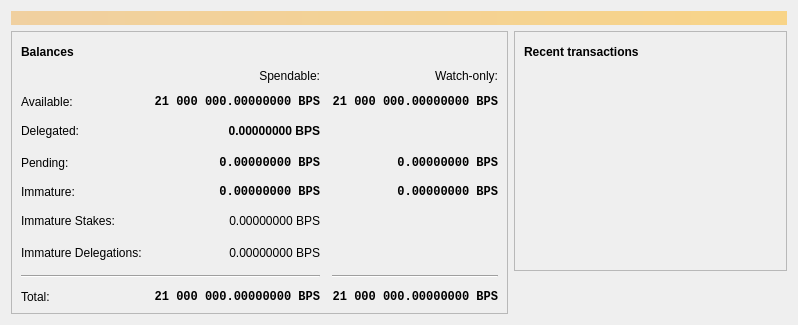
<?xml version="1.0" encoding="UTF-8"?>
<ui version="4.0">
 <class>OverviewPage</class>
 <widget class="QWidget" name="OverviewPage">
  <property name="geometry">
   <rect>
    <x>0</x>
    <y>0</y>
    <width>798</width>
    <height>318</height>
   </rect>
  </property>
  <property name="windowTitle">
   <string>Form</string>
  </property>
  <layout class="QVBoxLayout" name="topLayout">
   <item>
    <widget class="QLabel" name="labelAlerts">
     <property name="visible">
      <bool>false</bool>
     </property>
     <property name="styleSheet">
      <string notr="true">QLabel { background-color: qlineargradient(x1: 0, y1: 0, x2: 1, y2: 0, stop:0 #F0D0A0, stop:1 #F8D488); color:#000000; }</string>
     </property>
     <property name="wordWrap">
      <bool>true</bool>
     </property>
     <property name="margin">
      <number>3</number>
     </property>
     <property name="textInteractionFlags">
      <set>Qt::TextSelectableByMouse</set>
     </property>
    </widget>
   </item>
   <item>
    <layout class="QHBoxLayout" name="horizontalLayout" stretch="1,1">
     <item>
      <layout class="QVBoxLayout" name="verticalLayout_2">
       <item>
        <widget class="QFrame" name="frame">
         <property name="frameShape">
          <enum>QFrame::StyledPanel</enum>
         </property>
         <property name="frameShadow">
          <enum>QFrame::Raised</enum>
         </property>
         <layout class="QVBoxLayout" name="verticalLayout_4">
          <item>
           <layout class="QHBoxLayout" name="horizontalLayout_4">
            <item>
             <widget class="QLabel" name="label_5">
              <property name="font">
               <font>
                <weight>75</weight>
                <bold>true</bold>
               </font>
              </property>
              <property name="text">
               <string>Balances</string>
              </property>
             </widget>
            </item>
            <item>
             <widget class="QPushButton" name="labelWalletStatus">
              <property name="enabled">
               <bool>true</bool>
              </property>
              <property name="maximumSize">
               <size>
                <width>30</width>
                <height>16777215</height>
               </size>
              </property>
              <property name="toolTip">
               <string>The displayed information may be out of date. Your wallet automatically synchronizes with the Bitcoin network after a connection is established, but this process has not completed yet.</string>
              </property>
              <property name="text">
               <string/>
              </property>
              <property name="icon">
               <iconset resource="../bitcoin.qrc">
                <normaloff>:/icons/warning</normaloff>
                <disabledoff>:/icons/warning</disabledoff>:/icons/warning</iconset>
              </property>
              <property name="iconSize">
               <size>
                <width>24</width>
                <height>24</height>
               </size>
              </property>
              <property name="flat">
               <bool>true</bool>
              </property>
             </widget>
            </item>
            <item>
             <spacer name="horizontalSpacer_3">
              <property name="orientation">
               <enum>Qt::Horizontal</enum>
              </property>
              <property name="sizeHint" stdset="0">
               <size>
                <width>40</width>
                <height>20</height>
               </size>
              </property>
             </spacer>
            </item>
           </layout>
          </item>
          <item>
           <layout class="QGridLayout" name="gridLayout">
            <property name="spacing">
             <number>12</number>
            </property>
            <item row="3" column="2">
             <widget class="QLabel" name="labelWatchPending">
              <property name="font">
               <font>
                <family>Monospace</family>
                <weight>75</weight>
                <bold>true</bold>
               </font>
              </property>
              <property name="cursor">
               <cursorShape>IBeamCursor</cursorShape>
              </property>
              <property name="toolTip">
               <string>Unconfirmed transactions to watch-only addresses</string>
              </property>
              <property name="text">
               <string notr="true">0.00000000 BPS</string>
              </property>
              <property name="alignment">
               <set>Qt::AlignRight|Qt::AlignTrailing|Qt::AlignVCenter</set>
              </property>
              <property name="textInteractionFlags">
               <set>Qt::LinksAccessibleByMouse|Qt::TextSelectableByKeyboard|Qt::TextSelectableByMouse</set>
              </property>
             </widget>
            </item>
            <item row="3" column="1">
             <widget class="QLabel" name="labelUnconfirmed">
              <property name="font">
               <font>
                <family>Monospace</family>
                <weight>75</weight>
                <bold>true</bold>
               </font>
              </property>
              <property name="cursor">
               <cursorShape>IBeamCursor</cursorShape>
              </property>
              <property name="toolTip">
               <string>Total of transactions that have yet to be confirmed, and do not yet count toward the spendable balance</string>
              </property>
              <property name="text">
               <string notr="true">0.00000000 BPS</string>
              </property>
              <property name="alignment">
               <set>Qt::AlignRight|Qt::AlignTrailing|Qt::AlignVCenter</set>
              </property>
              <property name="textInteractionFlags">
               <set>Qt::LinksAccessibleByMouse|Qt::TextSelectableByKeyboard|Qt::TextSelectableByMouse</set>
              </property>
             </widget>
            </item>
            <item row="4" column="2">
             <widget class="QLabel" name="labelWatchImmature">
              <property name="font">
               <font>
                <family>Monospace</family>
                <weight>75</weight>
                <bold>true</bold>
               </font>
              </property>
              <property name="cursor">
               <cursorShape>IBeamCursor</cursorShape>
              </property>
              <property name="toolTip">
               <string>Mined balance in watch-only addresses that has not yet matured</string>
              </property>
              <property name="text">
               <string notr="true">0.00000000 BPS</string>
              </property>
              <property name="alignment">
               <set>Qt::AlignRight|Qt::AlignTrailing|Qt::AlignVCenter</set>
              </property>
              <property name="textInteractionFlags">
               <set>Qt::LinksAccessibleByMouse|Qt::TextSelectableByKeyboard|Qt::TextSelectableByMouse</set>
              </property>
             </widget>
            </item>
            <item row="7" column="0" colspan="2">
             <widget class="Line" name="line">
              <property name="orientation">
               <enum>Qt::Horizontal</enum>
              </property>
             </widget>
            </item>
            <item row="7" column="2">
             <widget class="Line" name="lineWatchBalance">
              <property name="sizePolicy">
               <sizepolicy hsizetype="Preferred" vsizetype="Fixed">
                <horstretch>0</horstretch>
                <verstretch>0</verstretch>
               </sizepolicy>
              </property>
              <property name="minimumSize">
               <size>
                <width>140</width>
                <height>0</height>
               </size>
              </property>
              <property name="orientation">
               <enum>Qt::Horizontal</enum>
              </property>
             </widget>
            </item>
            <item row="8" column="0">
             <widget class="QLabel" name="labelTotalText">
              <property name="text">
               <string>Total:</string>
              </property>
             </widget>
            </item>
            <item row="4" column="1">
             <widget class="QLabel" name="labelImmature">
              <property name="font">
               <font>
                <family>Monospace</family>
                <weight>75</weight>
                <bold>true</bold>
               </font>
              </property>
              <property name="cursor">
               <cursorShape>IBeamCursor</cursorShape>
              </property>
              <property name="toolTip">
               <string>Mined balance that has not yet matured</string>
              </property>
              <property name="text">
               <string notr="true">0.00000000 BPS</string>
              </property>
              <property name="alignment">
               <set>Qt::AlignRight|Qt::AlignTrailing|Qt::AlignVCenter</set>
              </property>
              <property name="textInteractionFlags">
               <set>Qt::LinksAccessibleByMouse|Qt::TextSelectableByKeyboard|Qt::TextSelectableByMouse</set>
              </property>
             </widget>
            </item>
            <item row="3" column="3">
             <spacer name="horizontalSpacer_2">
              <property name="orientation">
               <enum>Qt::Horizontal</enum>
              </property>
              <property name="sizeHint" stdset="0">
               <size>
                <width>40</width>
                <height>20</height>
               </size>
              </property>
             </spacer>
            </item>
            <item row="4" column="0">
             <widget class="QLabel" name="labelImmatureText">
              <property name="text">
               <string>Immature:</string>
              </property>
             </widget>
            </item>
            <item row="5" column="1">
             <widget class="QLabel" name="labelStake">
              <property name="font">
               <font>
                <weight>30</weight>
               </font>
              </property>
              <property name="cursor">
               <cursorShape>IBeamCursor</cursorShape>
              </property>
              <property name="toolTip">
               <string>Stake</string>
              </property>
              <property name="text">
               <string notr="true">0.00000000 BPS</string>
              </property>
              <property name="alignment">
               <set>Qt::AlignRight|Qt::AlignTrailing|Qt::AlignVCenter</set>
              </property>
              <property name="textInteractionFlags">
               <set>Qt::LinksAccessibleByMouse|Qt::TextSelectableByKeyboard|Qt::TextSelectableByMouse</set>
              </property>
             </widget>
            </item>
            <item row="5" column="3">
             <spacer name="horizontalSpacer_4">
              <property name="orientation">
               <enum>Qt::Horizontal</enum>
              </property>
              <property name="sizeHint" stdset="0">
               <size>
                <width>40</width>
                <height>20</height>
               </size>
              </property>
             </spacer>
            </item>
            <item row="5" column="0">
             <widget class="QLabel" name="labelStakeText">
              <property name="text">
                <string>Immature Stakes:</string>
              </property>
             </widget>
            </item>
            <item row="6" column="1">
             <widget class="QLabel" name="labelImmatureDelegated">
              <property name="font">
               <font>
                <weight>30</weight>
               </font>
              </property>
              <property name="cursor">
               <cursorShape>IBeamCursor</cursorShape>
              </property>
              <property name="toolTip">
               <string>Immature Delegations</string>
              </property>
              <property name="text">
               <string notr="true">0.00000000 BPS</string>
              </property>
              <property name="alignment">
               <set>Qt::AlignRight|Qt::AlignTrailing|Qt::AlignVCenter</set>
              </property>
              <property name="textInteractionFlags">
               <set>Qt::LinksAccessibleByMouse|Qt::TextSelectableByKeyboard|Qt::TextSelectableByMouse</set>
              </property>
             </widget>
            </item>
            <item row="6" column="3">
             <spacer name="horizontalSpacer_6">
              <property name="orientation">
               <enum>Qt::Horizontal</enum>
              </property>
              <property name="sizeHint" stdset="0">
               <size>
                <width>40</width>
                <height>20</height>
               </size>
              </property>
             </spacer>
            </item>
            <item row="6" column="0">
             <widget class="QLabel" name="labelImmatureDelegatedText">
              <property name="text">
                <string>Immature Delegations:</string>
              </property>
             </widget>
            </item>
            <item row="2" column="1">
             <widget class="QLabel" name="labelDelegated">
              <property name="font">
               <font>
                <weight>75</weight>
                <bold>true</bold>
               </font>
              </property>
              <property name="cursor">
               <cursorShape>IBeamCursor</cursorShape>
              </property>
              <property name="toolTip">
               <string>Delegated</string>
              </property>
              <property name="text">
               <string notr="true">0.00000000 BPS</string>
              </property>
              <property name="alignment">
               <set>Qt::AlignRight|Qt::AlignTrailing|Qt::AlignVCenter</set>
              </property>
              <property name="textInteractionFlags">
               <set>Qt::LinksAccessibleByMouse|Qt::TextSelectableByKeyboard|Qt::TextSelectableByMouse</set>
              </property>
             </widget>
            </item>
            <item row="2" column="3">
             <spacer name="horizontalSpacer_5">
              <property name="orientation">
               <enum>Qt::Horizontal</enum>
              </property>
              <property name="sizeHint" stdset="0">
               <size>
                <width>40</width>
                <height>20</height>
               </size>
              </property>
             </spacer>
            </item>
            <item row="2" column="0">
             <widget class="QLabel" name="labelDelegatedText">
              <property name="text">
                <string>Delegated:</string>
              </property>
             </widget>
            </item>
            <item row="8" column="1">
             <widget class="QLabel" name="labelTotal">
              <property name="font">
               <font>
                <family>Monospace</family>
                <weight>75</weight>
                <bold>true</bold>
               </font>
              </property>
              <property name="cursor">
               <cursorShape>IBeamCursor</cursorShape>
              </property>
              <property name="toolTip">
               <string>Your current total balance</string>
              </property>
              <property name="text">
               <string notr="true">21 000 000.00000000 BPS</string>
              </property>
              <property name="alignment">
               <set>Qt::AlignRight|Qt::AlignTrailing|Qt::AlignVCenter</set>
              </property>
              <property name="textInteractionFlags">
               <set>Qt::LinksAccessibleByMouse|Qt::TextSelectableByKeyboard|Qt::TextSelectableByMouse</set>
              </property>
             </widget>
            </item>
            <item row="8" column="2">
             <widget class="QLabel" name="labelWatchTotal">
              <property name="font">
               <font>
                <family>Monospace</family>
                <weight>75</weight>
                <bold>true</bold>
               </font>
              </property>
              <property name="cursor">
               <cursorShape>IBeamCursor</cursorShape>
              </property>
              <property name="toolTip">
               <string>Current total balance in watch-only addresses</string>
              </property>
              <property name="text">
               <string notr="true">21 000 000.00000000 BPS</string>
              </property>
              <property name="alignment">
               <set>Qt::AlignRight|Qt::AlignTrailing|Qt::AlignVCenter</set>
              </property>
              <property name="textInteractionFlags">
               <set>Qt::LinksAccessibleByMouse|Qt::TextSelectableByKeyboard|Qt::TextSelectableByMouse</set>
              </property>
             </widget>
            </item>
            <item row="0" column="2">
             <widget class="QLabel" name="labelWatchonly">
              <property name="text">
               <string>Watch-only:</string>
              </property>
              <property name="alignment">
               <set>Qt::AlignRight|Qt::AlignTrailing|Qt::AlignVCenter</set>
              </property>
             </widget>
            </item>
            <item row="1" column="0">
             <widget class="QLabel" name="labelBalanceText">
              <property name="text">
               <string>Available:</string>
              </property>
             </widget>
            </item>
            <item row="1" column="1">
             <widget class="QLabel" name="labelBalance">
              <property name="font">
               <font>
                <family>Monospace</family>
                <weight>75</weight>
                <bold>true</bold>
               </font>
              </property>
              <property name="cursor">
               <cursorShape>IBeamCursor</cursorShape>
              </property>
              <property name="toolTip">
               <string>Your current spendable balance</string>
              </property>
              <property name="text">
               <string notr="true">21 000 000.00000000 BPS</string>
              </property>
              <property name="alignment">
               <set>Qt::AlignRight|Qt::AlignTrailing|Qt::AlignVCenter</set>
              </property>
              <property name="textInteractionFlags">
               <set>Qt::LinksAccessibleByMouse|Qt::TextSelectableByKeyboard|Qt::TextSelectableByMouse</set>
              </property>
             </widget>
            </item>
            <item row="1" column="2">
             <widget class="QLabel" name="labelWatchAvailable">
              <property name="font">
               <font>
                <family>Monospace</family>
                <weight>75</weight>
                <bold>true</bold>
               </font>
              </property>
              <property name="cursor">
               <cursorShape>IBeamCursor</cursorShape>
              </property>
              <property name="toolTip">
               <string>Your current balance in watch-only addresses</string>
              </property>
              <property name="text">
               <string notr="true">21 000 000.00000000 BPS</string>
              </property>
              <property name="alignment">
               <set>Qt::AlignRight|Qt::AlignTrailing|Qt::AlignVCenter</set>
              </property>
              <property name="textInteractionFlags">
               <set>Qt::LinksAccessibleByMouse|Qt::TextSelectableByKeyboard|Qt::TextSelectableByMouse</set>
              </property>
             </widget>
            </item>
            <item row="3" column="0">
             <widget class="QLabel" name="labelPendingText">
              <property name="text">
               <string>Pending:</string>
              </property>
             </widget>
            </item>
            <item row="0" column="1">
             <widget class="QLabel" name="labelSpendable">
              <property name="text">
               <string>Spendable:</string>
              </property>
              <property name="alignment">
               <set>Qt::AlignRight|Qt::AlignTrailing|Qt::AlignVCenter</set>
              </property>
             </widget>
            </item>
           </layout>
          </item>
         </layout>
        </widget>
       </item>
       <item>
        <spacer name="verticalSpacer">
         <property name="orientation">
          <enum>Qt::Vertical</enum>
         </property>
         <property name="sizeHint" stdset="0">
          <size>
           <width>20</width>
           <height>40</height>
          </size>
         </property>
        </spacer>
       </item>
      </layout>
     </item>
     <item>
      <layout class="QVBoxLayout" name="verticalLayout_3">
       <item>
        <widget class="QFrame" name="frame_2">
         <property name="frameShape">
          <enum>QFrame::StyledPanel</enum>
         </property>
         <property name="frameShadow">
          <enum>QFrame::Raised</enum>
         </property>
         <layout class="QVBoxLayout" name="verticalLayout">
          <item>
           <layout class="QHBoxLayout" name="horizontalLayout_2">
            <item>
             <widget class="QLabel" name="label_4">
              <property name="font">
               <font>
                <weight>75</weight>
                <bold>true</bold>
               </font>
              </property>
              <property name="text">
               <string>Recent transactions</string>
              </property>
             </widget>
            </item>
            <item>
             <widget class="QPushButton" name="labelTransactionsStatus">
              <property name="enabled">
               <bool>true</bool>
              </property>
              <property name="maximumSize">
               <size>
                <width>30</width>
                <height>16777215</height>
               </size>
              </property>
              <property name="toolTip">
               <string>The displayed information may be out of date. Your wallet automatically synchronizes with the Bitcoin network after a connection is established, but this process has not completed yet.</string>
              </property>
              <property name="text">
               <string/>
              </property>
              <property name="icon">
               <iconset resource="../bitcoin.qrc">
                <normaloff>:/icons/warning</normaloff>
                <disabledoff>:/icons/warning</disabledoff>:/icons/warning</iconset>
              </property>
              <property name="iconSize">
               <size>
                <width>24</width>
                <height>24</height>
               </size>
              </property>
              <property name="flat">
               <bool>true</bool>
              </property>
             </widget>
            </item>
            <item>
             <spacer name="horizontalSpacer">
              <property name="orientation">
               <enum>Qt::Horizontal</enum>
              </property>
              <property name="sizeHint" stdset="0">
               <size>
                <width>40</width>
                <height>20</height>
               </size>
              </property>
             </spacer>
            </item>
           </layout>
          </item>
          <item>
           <widget class="QListView" name="listTransactions">
            <property name="styleSheet">
             <string notr="true">QListView { background: transparent; }</string>
            </property>
            <property name="frameShape">
             <enum>QFrame::NoFrame</enum>
            </property>
            <property name="verticalScrollBarPolicy">
             <enum>Qt::ScrollBarAlwaysOff</enum>
            </property>
            <property name="horizontalScrollBarPolicy">
             <enum>Qt::ScrollBarAlwaysOff</enum>
            </property>
            <property name="selectionMode">
             <enum>QAbstractItemView::NoSelection</enum>
            </property>
           </widget>
          </item>
         </layout>
        </widget>
       </item>
       <item>
        <spacer name="verticalSpacer_2">
         <property name="orientation">
          <enum>Qt::Vertical</enum>
         </property>
         <property name="sizeHint" stdset="0">
          <size>
           <width>20</width>
           <height>40</height>
          </size>
         </property>
        </spacer>
       </item>
      </layout>
     </item>
    </layout>
   </item>
  </layout>
 </widget>
 <resources/>
 <connections/>
</ui>
